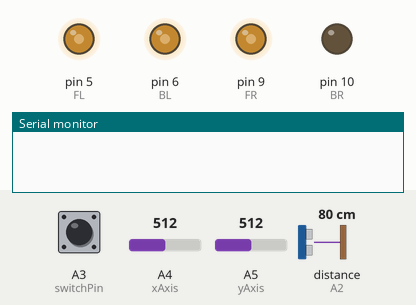
Simulated run of this sketch. Board: Arduino Uno, built with avr-gcc and run on an emulated ATmega328P. Shown: output pins drawn as LEDs (lit = HIGH), the last lines printed to the serial monitor. Wiring (inferred from the names in the program): ultrasonic range finder: trigger A1; echo A2. Inputs (shaded band) come from the test bench; at power-on: distance to the obstacle (sensor on A2) 80 cm, A3 (switchPin) LOW, A4 (xAxis) = 512, A5 (yAxis) = 512. The echo pulse lasts 58.3 µs per cm; pins used as bus, display or sensor lines are not drawn.

Above: at 6.2 s.
6.3 s: distance to the obstacle (sensor on A2) set to 45 cm
7.8 s: distance to the obstacle (sensor on A2) set to 39 cm
At 8.5 s:
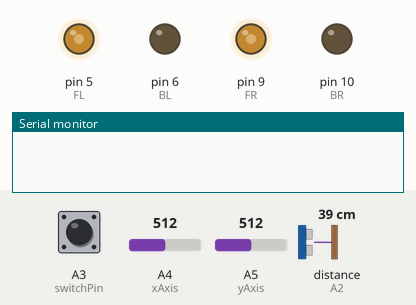
9.3 s: distance to the obstacle (sensor on A2) set to 60 cm
At 10.1 s:
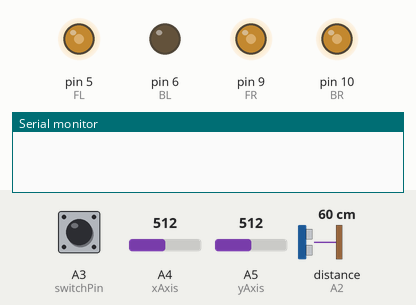
10.8 s: A3 (switchPin) pulled HIGH for 0.15 s
At 10.88 s:
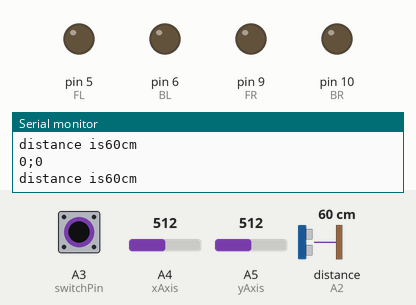
12.4 s: A3 (switchPin) pulled HIGH for 3.2 s
At 16.8 s:
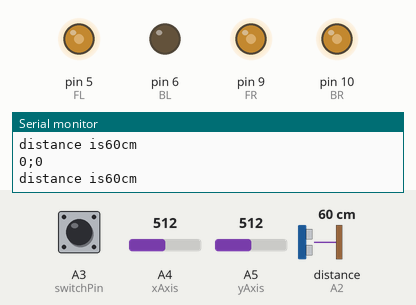
17.1 s: A3 (switchPin) driven HIGH
At 17.7 s:
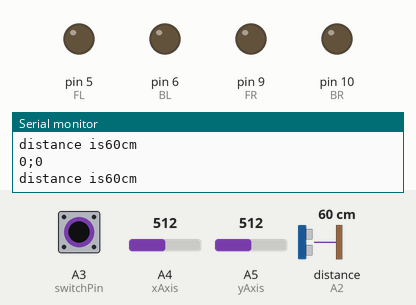
Timing chart, 0 to 20.1 s (numbered marks = the images above; inputs shaded):
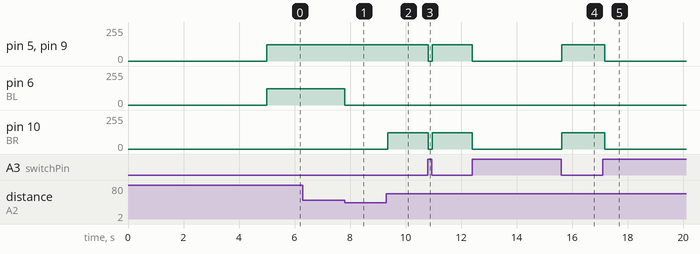

Measured:
- the behaviour switches between 42 and 41 cm on distance to the obstacle (sensor on A2) (found by bisection; images 0 and 1)
- after the input at 6.3 s, every drawn part: stays the same
- after the input at 7.8 s, pin 6 (BL): 123/255 → 0/255 at once
- after the input at 9.3 s, pin 10 (BR): 0/255 → 123/255 after 0.06 s
- after the input at 10.8 s, pin 5 (FL), pin 9 (FR), pin 10 (BR): 123/255 → 0/255 at once, → 123/255 0.14 s later
- after the input at 12.4 s, pin 5 (FL), pin 9 (FR), pin 10 (BR): 123/255 → 0/255 at once, → 123/255 3.2 s later
- after the input at 17.1 s, pin 5 (FL), pin 9 (FR), pin 10 (BR): 123/255 → 0/255 after 0.07 s

The sketch:

sketch_jan28a.ino
```cpp
#define FR 9
#define BR 10
//
#define xAxis A4
#define yAxis A5
//
#define FL 5
#define BL 6
#define HC_SR04_VCC 0
#define HC_SR04_TRIGGER A1
#define HC_SR04_ECHO A2
#define HC_SR04_GND 0

int count = 1;
bool otherWay = false; //change this to true/false if you want to spin the other way first
bool seeYou = false;

int Xval,Yval,Dis;

  int lf,rf,lb,rb;
  int switchPin=A3;
void setup(){
  pinMode(12, INPUT_PULLUP);
  pinMode(HC_SR04_VCC, OUTPUT);
  digitalWrite(HC_SR04_VCC, HIGH);
  pinMode(HC_SR04_GND, OUTPUT);
  digitalWrite(HC_SR04_GND, LOW);
  pinMode(HC_SR04_TRIGGER, OUTPUT);
  pinMode(HC_SR04_ECHO, INPUT);
  pinMode(xAxis,INPUT);
  pinMode(yAxis,INPUT);
  pinMode(switchPin,INPUT);

  delay(5000);

  pinMode(FR,OUTPUT);
  pinMode(BR,OUTPUT);
  pinMode(FL,OUTPUT);
  pinMode(BL,OUTPUT);
  Serial.begin(9600);

}

void loop(){
  while(digitalRead(switchPin)==HIGH){
  controll();
  }
  while(digitalRead(switchPin)==LOW){
    QuickSpinner();
  }
}

void controll(){
  FindVal();
  go();
  dis();
  if(Dis<15){
    Serial.print("WARNING, SHORT DISTANCE");
    Serial.print(Dis);
    Serial.println("cm");
  }
  else{
    Serial.print("distance is");
    Serial.print(Dis);
    Serial.println("cm");
  }

}
void FindVal(){
  Xval=map(analogRead(xAxis),0,1023,-255,255);
  Yval=map(analogRead(yAxis),0,1023,-255,255);
  Serial.print(Xval);
  Serial.print(";");
  Serial.println(Yval);
}


/////////////////////////////////////////////////////////////////////////////////////////////////////////////
void go(){
  if(Xval<2&&Xval>-2){
    Xval=0;
  }
  if(Yval<2&&Yval>-2){
    Yval=0;
  }
  if(Xval>2&&Yval>2){
    //dir=fr
    lf=Yval;
    rf=Yval-Xval-Xval;
    if(rf<0){
      rb=abs(rf);
      rf=0;
    }
  }
  else if(Xval<-2&&Yval>2){
    //dir=fl
    rf=Yval;
    lf=Yval-abs(Xval)-abs(Xval);
    if(lf<0){
      lb=abs(lf);
      lf=0;
    }
  }
  else if(Xval>2&&Yval<-2){
    //dir=br
    lb=abs(Yval);
    rb=abs(Yval)-abs(Xval)-abs(Xval);
    if(rb<0){
      rf=abs(rb);
      rb=0;
    }
  }
  else if(Xval<-2&&Yval<-2){
    //dir=bl
    rb=abs(Yval);
    lb=abs(Yval)-abs(Xval)-abs(Xval);
    if(lb<0){
      lf=abs(lb);
      lb=0;
    }
  }
  if(Xval>-2&&Xval<2){
    //f&b
    if(Yval>2){
      //f
      lf=abs(Yval);
      rf=abs(Yval);
    }
    else if(Yval<2){
      //b
      lb=abs(Yval);
      rb=abs(Yval);
    }
  }
  if(Yval>-2&&Yval<2){
    //l&r
    if(Xval>2){
      //r
      lf=abs(Xval);
      rb=abs(Xval);
    }
    else if(Xval<-2){
      //l
      rf=abs(Xval);
      lb=abs(Xval);
    }
  }
  if(Yval>-2&&Yval<2&&Xval>-2&&Xval<2){
    //stop
    lf=0;
    rf=0;
    lb=0;
    rb=0;
  }
  analogWrite(FL,lf);
  analogWrite(FR,rf);
  analogWrite(BL,lb);
  analogWrite(BR,rb);
  //////
  /*
  Serial.print("FL:");
  Serial.println(lf);
  Serial.print("FR:");
  Serial.println(rf);
  Serial.print("BL:");
  Serial.println(lb);
  Serial.print("BR:");
  Serial.println(rb);
  Serial.print("\r");
  delay(1000);
  */
  ////// for testing
}

//////////////////////////////////////////////////////////////////////////////
void dis(){//works
  long duration, inches, cm;
  pinMode(HC_SR04_TRIGGER, OUTPUT);
  digitalWrite(HC_SR04_TRIGGER, LOW);
  delayMicroseconds(2);
  digitalWrite(HC_SR04_TRIGGER, HIGH);
  delayMicroseconds(10);
  digitalWrite(HC_SR04_TRIGGER, LOW);
  pinMode(HC_SR04_ECHO, INPUT);
  duration = pulseIn(HC_SR04_ECHO, HIGH);
  cm = microsecondsToCentimeters(duration);
  Dis=cm;
}
long microsecondsToCentimeters(long microseconds)
{
  return microseconds / 29 / 2;
}
//////////////////////////////////////////////////////////////////////////////////////

void QuickSpinner(){
  {
    digitalWrite(HC_SR04_TRIGGER, LOW);
    delayMicroseconds(4);
    digitalWrite(HC_SR04_TRIGGER, HIGH);
    delayMicroseconds(20);
    digitalWrite(HC_SR04_TRIGGER, LOW);
    delayMicroseconds(10);
    long pulse_us = pulseIn(HC_SR04_ECHO, HIGH);
    int dist_cm = pulse_us / 59;
if (dist_cm>40)
{
 //spin one direction or the other

if (otherWay)
{
  analogWrite(FL,123);
analogWrite(FR,123);
analogWrite(BL,0);
analogWrite(BR,123);
}
else
{
  analogWrite(FL,123);
analogWrite(FR,123);
analogWrite(BL,123);
analogWrite(BR,0);
}


seeYou = false;
}
else
{
//change direction to spin next time
if (seeYou == false)
 {
  otherWay = !otherWay;
 }
 seeYou = true;
 //go forward
 analogWrite(FL,123);
analogWrite(FR,123);
analogWrite(BL,0);
analogWrite(BR,0);
}

    delay(100);
}
}
```
